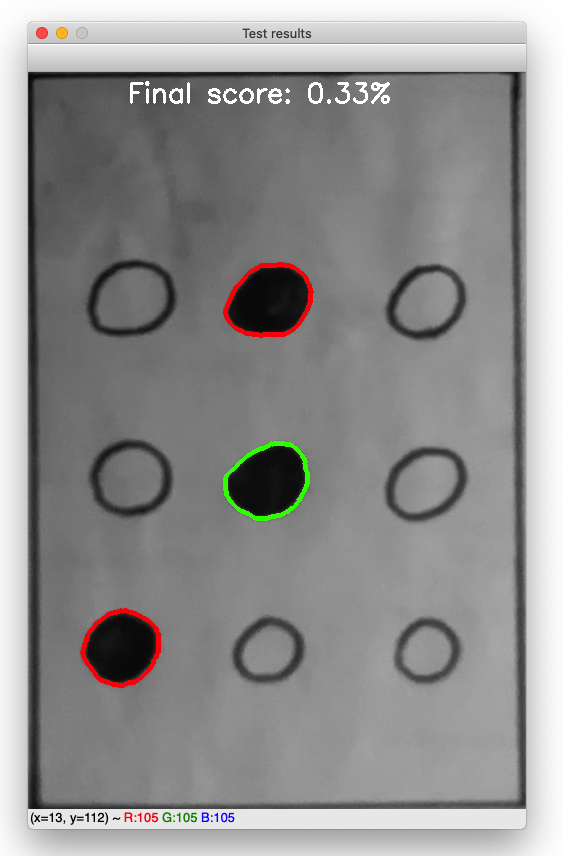
#> input picture Screengrabs/preliminaryGrading.png, 563 x 856 px
$ python -i bubbly.py   (imports and definitions only)
#> lines starting #> are read from the running program, lines starting #| are printed output that depends on the picture; after the words box and inside, x2 and y2 are one past the last pixel; in counts of white or black regions, pixels touching at a corner belong together
#> further down, picture is the input picture: shape (856, 563, 3); mean B, G, R 143, 143.5, 144.2
import cv2
import argparse
import numpy as np
from imutils import contours
from imutils.perspective import four_point_transform
import imutils
import random
import sys
import math
import pytesseract
from pytesseract import Output
import data_retriever
from data_retriever import Student
from data_retriever import retrieve_students
# [1 line not run here, left out]

#global variables
answers = {}
questionsPerRow = None
listOfStudents = []
currentStudent = ""
averageForCurrentStudent = 0
studentImageForDisplay = None

answersFrame = None
currentCorrectAnswers = None

#primero sort vertical y luego horizontal, luego se splittea en los grupos
#equivalentes al número de preguntas por fila
# [42 lines left out: function sortAndGradeAnswers, not called in this run]


def findTestCircles(threshFrame):
    bubbleContours = cv2.findContours(threshFrame.copy(), cv2.RETR_EXTERNAL, cv2.CHAIN_APPROX_SIMPLE)
    bubbleContours = imutils.grab_contours(bubbleContours)
    bubbleContoursFiltered = []

    for contour in bubbleContours:
        (x,y,width,height) = cv2.boundingRect(contour)
        aspectRatio = width/float(height)
        if width >= 20 and height >= 20 and aspectRatio >= 0.9 and aspectRatio <= 1.3:
            bubbleContoursFiltered.append(contour)

    return bubbleContoursFiltered;


# [59 lines left out: functions getTestDetails, truncate, load_student_image, display_student_image, showExamInformation, not called in this run]


def findNameContour(transformedFrame):
    if currentStudent != "" and answersFrame is not None:
        return
    #transformedFrame = cv2.rotate(transformedFrame, cv2.ROTATE_180)
    #Image treatment until edges
    blurSheetFrame = cv2.GaussianBlur(transformedFrame,(5,5),0)
    edgesSheetFrame = cv2.Canny(blurSheetFrame, 75,200)
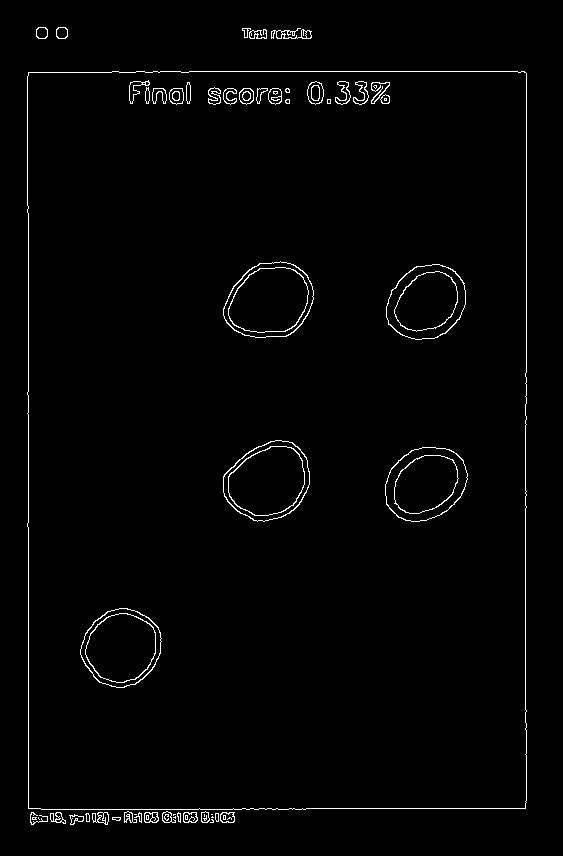
#> edgesSheetFrame: shape (856, 563); 1.6% white in thin lines or dots, all inside (x1, y1, x2, y2) = (27, 27, 527, 825)
    #cv2.imshow("edgesFrame", edgesSheetFrame)
    #Contour treatment
    contoursSecondPass = cv2.findContours(edgesSheetFrame.copy(), cv2.RETR_EXTERNAL, cv2.CHAIN_APPROX_NONE)
#> contoursSecondPass = 29 contours, 9 with area under 20; largest, box (x1, y1, x2, y2) and area: (27, 71, 527, 810) 366958, (271, 28, 312, 39) 156, (92, 812, 109, 825) 130, (220, 812, 235, 823) 130, (183, 812, 198, 823) 128
    contoursSecondPass = imutils.grab_contours(contoursSecondPass)

    contourOfName = None
    #cv2.drawContours(transformedFrame, contoursSecondPass, -1, (255,0,0),3)
    #cv2.imshow("contoursFirstPass", transformedFrame)
    if len(contoursSecondPass) > 0:
        contoursSorted = sorted(contoursSecondPass, key=cv2.contourArea, reverse=True)
#> contoursSorted has the same summary as contoursSecondPass
        #print("len")
        #print(len(contoursSorted))
        for cont in contoursSorted:
            #Now we look for the biggest four corner polygon
            perimeter = cv2.arcLength(cont, True)
            approximatedPoly = cv2.approxPolyDP(cont, 0.02 * perimeter, True)
            if len(approximatedPoly) == 4:
                contourOfName = approximatedPoly
                break
#> this loop made 1 pass
#> (perimeter, contourOfName) on pass 1: (2495.8, [[28, 72], [28, 808], [525, 808], [526, 73]])
        if contourOfName is not None:
            cv2.drawContours(transformedFrame, contourOfName, -1, (0,255,0),3)
#> transformedFrame: shape (856, 563, 3); 0.01% of pixels changed, all inside (x1, y1, x2, y2) = (26, 70, 529, 811)
            heightOfCropBR = transformedFrame.shape[1]
#> heightOfCropBR = 563
            widthOfCropBR = transformedFrame.shape[0]
#> widthOfCropBR = 856
            #bottomRightCoordName = [heightOfCropBR,widthOfCropBR]
            #we pull out the top left coordinate
            topLeftCoordName = contourOfName[1][0].tolist()
#> topLeftCoordName = [28, 808]
            bottomRightCoordName = contourOfName[3][0].tolist()
#> bottomRightCoordName = [526, 73]
            #print([topLeftCoordName, bottomRightCoordName])

            topLeftExtra = [topLeftCoordName[0]+50, topLeftCoordName[1]]
#> topLeftExtra = [78, 808]
            bottomRightExtra = [bottomRightCoordName[0]-30,bottomRightCoordName[1]]
#> bottomRightExtra = [496, 73]

            topLeftCoordNoName= contourOfName[2][0].tolist()
#> topLeftCoordNoName = [525, 808]
            bottomRightCoordNoName = [heightOfCropBR,widthOfCropBR]
#> bottomRightCoordNoName = [563, 856]

            print("----------")

            #the actual cropping done by slicing the frame from corner to corner (y coords go first (!))
            frameNameBox = transformedFrame[topLeftCoordName[1]:bottomRightCoordName[1], topLeftCoordName[0]:bottomRightCoordName[0]]
#> frameNameBox = empty array
            frameNameBoxExtra = transformedFrame[topLeftExtra[1]:bottomRightExtra[1], topLeftExtra[0]:bottomRightExtra[0]]
#> frameNameBoxExtra = empty array

            frameWithoutNameBox = transformedFrame[topLeftCoordNoName[1]:bottomRightCoordNoName[1], topLeftCoordNoName[0]:bottomRightCoordNoName[0]]
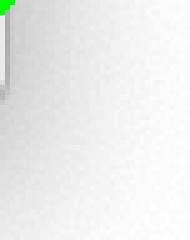
#> frameWithoutNameBox: shape (48, 38, 3) (shown 5 times larger); mean B, G, R 236.9, 237.8, 236.9

            # [6 lines of commented-out code are left out]
            if frameNameBoxExtra.shape[0] > 0 and frameNameBoxExtra.shape[1] > 0:
                a = 1
                #frameNameBoxExtra = cv2.rotate(frameNameBoxExtra,cv2.ROTATE_180)
                #cv2.imshow("cuadroDeNombre", frameNameBoxExtra)
                custom_config_tesseract = r'--oem 3 --psm 6'
                nameFoundOCR = pytesseract.image_to_string(frameNameBoxExtra, config=custom_config_tesseract)
                alphaNameFound = ''.join(filter(str.isalpha, nameFoundOCR))
                check_for_student(alphaNameFound)
                print(alphaNameFound)
            if frameWithoutNameBox.shape[0] > 0 and frameWithoutNameBox.shape[1] > 0:
                a = 1
                #frameWithoutNameBox = cv2.rotate(frameWithoutNameBox,cv2.ROTATE_180)
                #cv2.imshow("cuadroDeNombre", frameWithoutNameBox)
                frameWithoutNameBoxColor = frameWithoutNameBox.copy()
                frameWithoutNameBoxColorCopy = frameWithoutNameBoxColor.copy()
                frameWithoutNameBox = cv2.cvtColor(frameWithoutNameBox, cv2.COLOR_BGR2GRAY)
#> frameWithoutNameBox: shape (48, 38)
                #We apply the threshold to obtain the circle contours
                frameWithoutNameBox = cv2.threshold(frameWithoutNameBox, 0, 255, cv2.THRESH_BINARY_INV | cv2.THRESH_OTSU)[1]
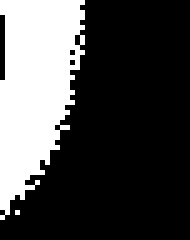
#> frameWithoutNameBox: shape (48, 38) (shown 5 times larger); 27.9% white; 2 white regions (1 under 20 px)
                #cv2.imshow("aa", thresholdFrame)
                contoursOfOptions = findTestCircles(frameWithoutNameBox)
#> in findTestCircles, `bubbleContours = cv2.findContours(threshFrame.copy(), cv2.RETR_EXTERNA..`: bubbleContours = 2 contours, 1 with area under 20; largest, box (x1, y1, x2, y2) and area: (0, 0, 17, 44) 452
#> the loop in findTestCircles, `for contour in bubbleContours:` made 2 passes
#> (x, y, width, height, aspectRatio) on passes 1 to 2: (3, 42, 1, 1, 1), (0, 0, 17, 44, 0.386)
#> after the loop in findTestCircles, `for contour in bubbleContours:`: bubbleContoursFiltered = []
#> contoursOfOptions = []
                #cv2.drawContours(frameWithoutNameBox, contoursOfOptions, -1, (255,0,0),3)
                #cv2.imshow("bubbleContours",frameWithoutNameBox)
                if contoursOfOptions is not None:
                    if len(contoursOfOptions) == 9:
                        questionsFullySorted = sortAndGradeAnswers(contoursOfOptions,frameWithoutNameBoxColor, frameWithoutNameBoxColorCopy)


# [66 lines left out: functions check_for_student, frameScan, main, not called in this run]

# [5 lines not run here, left out]

>>> import cv2
>>> picture = cv2.imread('Screengrabs/preliminaryGrading.png')
>>> result = findNameContour(picture)
